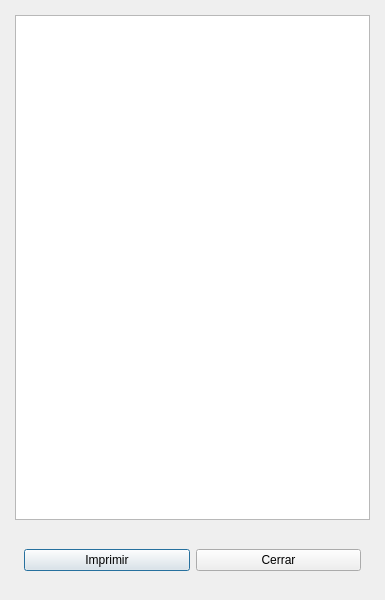
<?xml version="1.0" encoding="UTF-8"?>
<ui version="4.0">
 <class>factura</class>
 <widget class="QDialog" name="factura">
  <property name="geometry">
   <rect>
    <x>0</x>
    <y>0</y>
    <width>385</width>
    <height>600</height>
   </rect>
  </property>
  <property name="sizePolicy">
   <sizepolicy hsizetype="Preferred" vsizetype="Preferred">
    <horstretch>0</horstretch>
    <verstretch>0</verstretch>
   </sizepolicy>
  </property>
  <property name="minimumSize">
   <size>
    <width>385</width>
    <height>600</height>
   </size>
  </property>
  <property name="maximumSize">
   <size>
    <width>400</width>
    <height>16777215</height>
   </size>
  </property>
  <property name="windowTitle">
   <string>Factura</string>
  </property>
  <property name="windowIcon">
   <iconset resource="Recursos.qrc">
    <normaloff>:/recurso/Recursos/carros.png</normaloff>:/recurso/Recursos/carros.png</iconset>
  </property>
  <layout class="QVBoxLayout" name="verticalLayout">
   <property name="spacing">
    <number>20</number>
   </property>
   <property name="leftMargin">
    <number>15</number>
   </property>
   <property name="topMargin">
    <number>15</number>
   </property>
   <property name="rightMargin">
    <number>15</number>
   </property>
   <property name="bottomMargin">
    <number>20</number>
   </property>
   <item>
    <widget class="QPlainTextEdit" name="out_factura">
     <property name="font">
      <font>
       <family>Consolas</family>
       <pointsize>12</pointsize>
       <weight>50</weight>
       <bold>false</bold>
      </font>
     </property>
     <property name="readOnly">
      <bool>true</bool>
     </property>
    </widget>
   </item>
   <item>
    <widget class="QWidget" name="widget" native="true">
     <layout class="QHBoxLayout" name="horizontalLayout">
      <item>
       <widget class="QPushButton" name="btn_imprimir">
        <property name="text">
         <string>Imprimir</string>
        </property>
       </widget>
      </item>
      <item>
       <widget class="QPushButton" name="btn_cerrar">
        <property name="text">
         <string>Cerrar</string>
        </property>
       </widget>
      </item>
     </layout>
    </widget>
   </item>
  </layout>
 </widget>
 <resources>
  <include location="Recursos.qrc"/>
 </resources>
 <connections/>
</ui>
